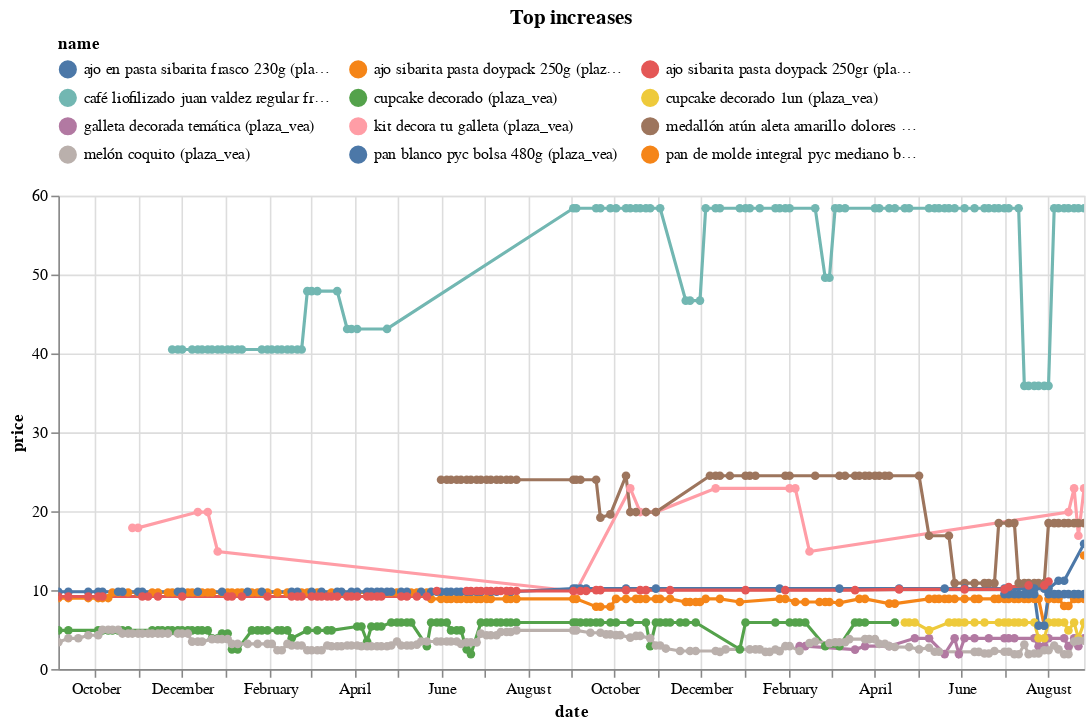

Notebook cell for this chart:
### Code cell
(top_changes
 .sort_values('change')
 .tail(10)
 .pipe(plot_changes, 'Top increases')
)

### Figure 1 — Vega-Lite specification as saved in the notebook (floating-point values rounded to 4 significant figures; data arrays with more than 128 entries replaced by an {"elided": "..."} marker saying what was removed)
{"config": {"view": {"continuousWidth": 300, "continuousHeight": 300}, "legend": {"columns": 3, "orient": "top"}}, "data": {"name": "data-c8b337dc96395e6644b084df0834479e"}, "mark": {"type": "line", "point": true}, "encoding": {"color": {"field": "name", "scale": {"domain": ["ajo en pasta sibarita frasco 230g (plaza_vea)", "ajo sibarita pasta doypack 250g (plaza_vea)", "ajo sibarita pasta doypack 250gr (plaza_vea)", "café liofilizado juan valdez regular frasco 190g (plaza_vea)", "cupcake decorado (plaza_vea)", "cupcake decorado 1un (plaza_vea)", "galleta decorada temática (plaza_vea)", "kit decora tu galleta (plaza_vea)", "medallón atún aleta amarillo dolores bolsa 200g (plaza_vea)", "melón coquito (plaza_vea)", "pan blanco pyc bolsa 480g (plaza_vea)", "pan de molde integral pyc mediano bolsa 500g (plaza_vea)"]}, "type": "nominal"}, "tooltip": [{"field": "name", "type": "nominal"}, {"field": "price", "type": "quantitative"}, {"field": "last_price", "type": "quantitative"}], "x": {"field": "date", "type": "temporal"}, "y": {"field": "price", "type": "quantitative"}}, "params": [{"name": "param_5", "select": {"type": "point", "fields": ["name"]}, "bind": "legend"}, {"name": "param_6", "select": {"type": "interval", "encodings": ["x", "y"]}, "bind": "scales"}], "title": "Top increases", "transform": [{"filter": {"param": "param_5"}}], "width": 650, "$schema": "https://vega.github.io/schema/vega-lite/v5.20.1.json", "datasets": {"data-c8b337dc96395e6644b084df0834479e": {"elided": "776 records"}}}
